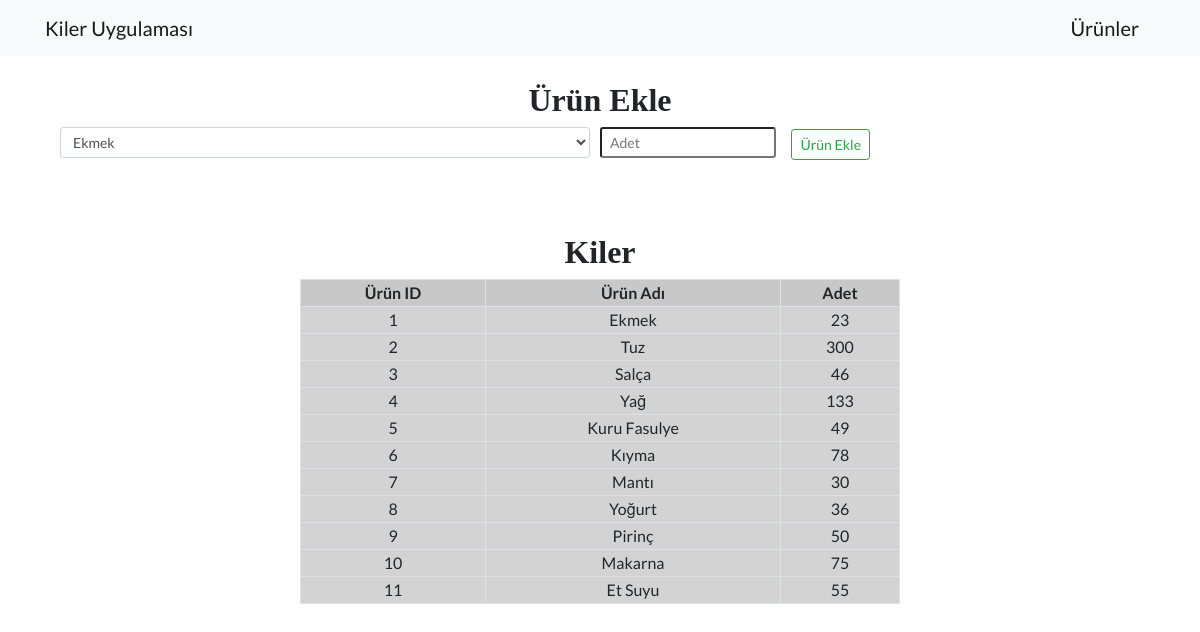
The app's page /urunekle.php with its own data.
### tables this page shows
CREATE TABLE `urunler` (
  `id` int(11) NOT NULL,
  `urun_adi` varchar(50) NOT NULL,
  `adet` int(50) NOT NULL
);

### urunekle.php (the view, shortened to what this page needs)
<?php include 'baglan.php'; ?>
<!DOCTYPE html>
<html lang="en">
<head>
  <link href="vendor/bootstrap/css/bootstrap.min.css" rel="stylesheet">
  <link href="vendor/fontawesome-free/css/all.min.css" rel="stylesheet">
  <link href="vendor/simple-line-icons/css/simple-line-icons.css" rel="stylesheet" type="text/css">
  <link href="css/landing-page.min.css" rel="stylesheet">
</head>
<body>
  <nav class="navbar navbar-light bg-light static-top">
    <div class="container">
      <a class="navbar-brand" href="index.php">Kiler Uygulaması</a>
      <a class="navbar-brand" href="urunekle.php">Ürünler</a>
    </div>
  </nav>
<br>
<h2><center><font face="tahoma">Ürün Ekle</font></center></h2>
<div class="container">
<form action="" method="post">
<div class="form-row container">
    <div class="col">
<select class="form-control form-control-sm" name="urunekle">
  <?php
$query = $db->query("SELECT * FROM urunler", PDO::FETCH_ASSOC);
if ( $query->rowCount() ){
     foreach( $query as $row ){
          print "<option value=' ".$row['id']."'>".$row['urun_adi']."</option>";
     }
}
 ?>
  </select>
    </div>
    <div class="col">
      <input type="number" class="form-control-sm" placeholder="Adet" name="adet" required>&nbsp;&nbsp;&nbsp;&nbsp;
      <input type="submit" class="btn btn-sm btn-outline-success" value="Ürün Ekle" name="gonder">
    </div>
  </div>
</form>
<br><br><br>
<h2><center><font face="tahoma">Kiler</font></center></h2>
<center>
<table class="table-bordered table-striped" style="background-color:lightgray; width: 600px;">
            <tr>
              <td><b>Ürün ID</b></td>
              <td><b>Ürün Adı</b></td>
             <td><b>Adet</b></td>
             </tr>
                  <?php
                $query = $db->query("SELECT * FROM urunler", PDO::FETCH_ASSOC);
               if ( $query->rowCount() ){
               foreach( $query as $row ){
               print "<tr><td>".$row['id']."</td><td>".$row['urun_adi']."</td><td>".$row['adet']."</td><tr>";
     }
}
                   ?>
            </table>
              </center>
</div>
</body>
</html>

### urunekle.php (style rules this page uses)
td { text-align:center; }

### records on screen
urunler: id "1", urun_adi "Ekmek", adet "23"
urunler: id "2", urun_adi "Tuz", adet "300"
urunler: id "3", urun_adi "Salça", adet "46"
urunler: id "4", urun_adi "Yağ", adet "133"
urunler: id "5", urun_adi "Kuru Fasulye", adet "49"
urunler: id "6", urun_adi "Kıyma", adet "78"
urunler: id "7", urun_adi "Mantı", adet "30"
urunler: id "8", urun_adi "Yoğurt", adet "36"
urunler: id "9", urun_adi "Pirinç", adet "50"
urunler: id "10", urun_adi "Makarna", adet "75"
urunler: id "11", urun_adi "Et Suyu", adet "55"

### other values on screen
form field urunekle "Ekmek"
